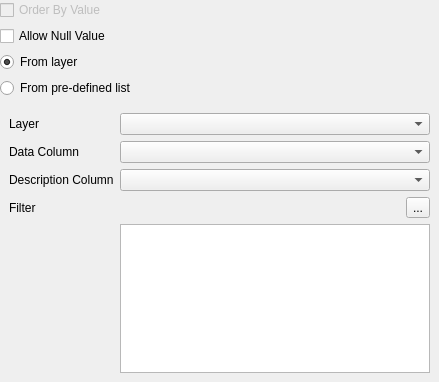
<?xml version="1.0" encoding="UTF-8"?>
<ui version="4.0">
 <class>Form</class>
 <widget class="QWidget" name="Form">
  <property name="geometry">
   <rect>
    <x>0</x>
    <y>0</y>
    <width>439</width>
    <height>382</height>
   </rect>
  </property>
  <property name="windowTitle">
   <string>Form</string>
  </property>
  <layout class="QGridLayout" name="gridLayout">
   <property name="margin">
    <number>0</number>
   </property>
   <item row="3" column="0">
    <widget class="QStackedWidget" name="stackedWidget">
     <property name="currentIndex">
      <number>0</number>
     </property>
     <widget class="QWidget" name="page">
      <layout class="QFormLayout" name="formLayout">
       <property name="fieldGrowthPolicy">
        <enum>QFormLayout::AllNonFixedFieldsGrow</enum>
       </property>
       <item row="0" column="0">
        <widget class="QLabel" name="label">
         <property name="text">
          <string>Layer</string>
         </property>
        </widget>
       </item>
       <item row="0" column="1">
        <widget class="QComboBox" name="layerCombo">
         <property name="sizeAdjustPolicy">
          <enum>QComboBox::AdjustToContents</enum>
         </property>
         <property name="frame">
          <bool>true</bool>
         </property>
        </widget>
       </item>
       <item row="1" column="0">
        <widget class="QLabel" name="label_2">
         <property name="text">
          <string>Data Column </string>
         </property>
        </widget>
       </item>
       <item row="1" column="1">
        <widget class="QComboBox" name="valueCombo">
         <property name="sizeAdjustPolicy">
          <enum>QComboBox::AdjustToContents</enum>
         </property>
         <property name="modelColumn">
          <number>0</number>
         </property>
        </widget>
       </item>
       <item row="2" column="0">
        <widget class="QLabel" name="label_3">
         <property name="text">
          <string>Description Column</string>
         </property>
        </widget>
       </item>
       <item row="2" column="1">
        <widget class="QComboBox" name="keyCombo">
         <property name="sizeAdjustPolicy">
          <enum>QComboBox::AdjustToContents</enum>
         </property>
         <property name="modelColumn">
          <number>0</number>
         </property>
        </widget>
       </item>
       <item row="3" column="0">
        <widget class="QLabel" name="label_4">
         <property name="text">
          <string>Filter</string>
         </property>
        </widget>
       </item>
       <item row="3" column="1">
        <layout class="QHBoxLayout" name="horizontalLayout_2">
         <item>
          <spacer name="horizontalSpacer">
           <property name="orientation">
            <enum>Qt::Horizontal</enum>
           </property>
           <property name="sizeHint" stdset="0">
            <size>
             <width>40</width>
             <height>20</height>
            </size>
           </property>
          </spacer>
         </item>
         <item>
          <widget class="QToolButton" name="filterButton">
           <property name="text">
            <string>...</string>
           </property>
          </widget>
         </item>
        </layout>
       </item>
       <item row="4" column="1">
        <widget class="QPlainTextEdit" name="filterText"/>
       </item>
      </layout>
     </widget>
     <widget class="QWidget" name="page_3">
      <layout class="QGridLayout" name="gridLayout_4">
       <item row="1" column="0">
        <widget class="QPlainTextEdit" name="listText">
         <property name="centerOnScroll">
          <bool>false</bool>
         </property>
        </widget>
       </item>
       <item row="0" column="0">
        <widget class="QLabel" name="label_5">
         <property name="styleSheet">
          <string notr="true">color: rgb(89, 89, 89);</string>
         </property>
         <property name="text">
          <string>Single item per line. Descriptions can be added after the item using a semicolon e.g Test ; My Testing</string>
         </property>
         <property name="wordWrap">
          <bool>true</bool>
         </property>
        </widget>
       </item>
      </layout>
     </widget>
    </widget>
   </item>
   <item row="2" column="0">
    <layout class="QVBoxLayout" name="verticalLayout">
     <item>
      <widget class="QRadioButton" name="layerRadio">
       <property name="text">
        <string>From layer</string>
       </property>
       <property name="checked">
        <bool>true</bool>
       </property>
      </widget>
     </item>
     <item>
      <widget class="QRadioButton" name="listRadio">
       <property name="text">
        <string>From pre-defined list</string>
       </property>
      </widget>
     </item>
    </layout>
   </item>
   <item row="1" column="0">
    <widget class="QCheckBox" name="allownullCheck">
     <property name="enabled">
      <bool>true</bool>
     </property>
     <property name="text">
      <string>Allow Null Value</string>
     </property>
    </widget>
   </item>
   <item row="0" column="0">
    <widget class="QCheckBox" name="orderbyCheck">
     <property name="enabled">
      <bool>false</bool>
     </property>
     <property name="text">
      <string>Order By Value</string>
     </property>
    </widget>
   </item>
  </layout>
 </widget>
 <resources/>
 <connections>
  <connection>
   <sender>allownullCheck</sender>
   <signal>stateChanged(int)</signal>
   <receiver>Form</receiver>
   <slot>widgetchanged()</slot>
   <hints>
    <hint type="sourcelabel">
     <x>71</x>
     <y>62</y>
    </hint>
    <hint type="destinationlabel">
     <x>434</x>
     <y>70</y>
    </hint>
   </hints>
  </connection>
  <connection>
   <sender>orderbyCheck</sender>
   <signal>stateChanged(int)</signal>
   <receiver>Form</receiver>
   <slot>widgetchanged()</slot>
   <hints>
    <hint type="sourcelabel">
     <x>93</x>
     <y>88</y>
    </hint>
    <hint type="destinationlabel">
     <x>431</x>
     <y>113</y>
    </hint>
   </hints>
  </connection>
  <connection>
   <sender>layerRadio</sender>
   <signal>toggled(bool)</signal>
   <receiver>Form</receiver>
   <slot>widgetchanged()</slot>
   <hints>
    <hint type="sourcelabel">
     <x>63</x>
     <y>114</y>
    </hint>
    <hint type="destinationlabel">
     <x>430</x>
     <y>172</y>
    </hint>
   </hints>
  </connection>
  <connection>
   <sender>listRadio</sender>
   <signal>toggled(bool)</signal>
   <receiver>Form</receiver>
   <slot>widgetchanged()</slot>
   <hints>
    <hint type="sourcelabel">
     <x>297</x>
     <y>107</y>
    </hint>
    <hint type="destinationlabel">
     <x>431</x>
     <y>232</y>
    </hint>
   </hints>
  </connection>
  <connection>
   <sender>layerCombo</sender>
   <signal>currentIndexChanged(int)</signal>
   <receiver>Form</receiver>
   <slot>widgetchanged()</slot>
   <hints>
    <hint type="sourcelabel">
     <x>185</x>
     <y>145</y>
    </hint>
    <hint type="destinationlabel">
     <x>431</x>
     <y>271</y>
    </hint>
   </hints>
  </connection>
  <connection>
   <sender>valueCombo</sender>
   <signal>currentIndexChanged(int)</signal>
   <receiver>Form</receiver>
   <slot>widgetchanged()</slot>
   <hints>
    <hint type="sourcelabel">
     <x>132</x>
     <y>172</y>
    </hint>
    <hint type="destinationlabel">
     <x>431</x>
     <y>302</y>
    </hint>
   </hints>
  </connection>
  <connection>
   <sender>keyCombo</sender>
   <signal>currentIndexChanged(int)</signal>
   <receiver>Form</receiver>
   <slot>widgetchanged()</slot>
   <hints>
    <hint type="sourcelabel">
     <x>172</x>
     <y>194</y>
    </hint>
    <hint type="destinationlabel">
     <x>5</x>
     <y>202</y>
    </hint>
   </hints>
  </connection>
  <connection>
   <sender>filterText</sender>
   <signal>textChanged()</signal>
   <receiver>Form</receiver>
   <slot>widgetchanged()</slot>
   <hints>
    <hint type="sourcelabel">
     <x>152</x>
     <y>288</y>
    </hint>
    <hint type="destinationlabel">
     <x>5</x>
     <y>283</y>
    </hint>
   </hints>
  </connection>
  <connection>
   <sender>listText</sender>
   <signal>textChanged()</signal>
   <receiver>Form</receiver>
   <slot>widgetchanged()</slot>
   <hints>
    <hint type="sourcelabel">
     <x>62</x>
     <y>236</y>
    </hint>
    <hint type="destinationlabel">
     <x>5</x>
     <y>279</y>
    </hint>
   </hints>
  </connection>
 </connections>
 <slots>
  <slot>widgetchanged()</slot>
 </slots>
</ui>
